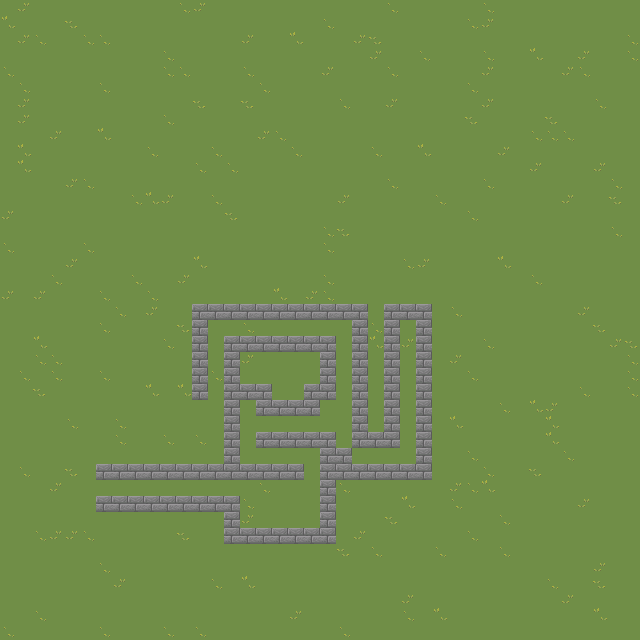

Tiled map render using the project's own tile images. Description and the map definition, with tile-layer contents summarised, below:
An orthogonal 40x40 tile map with 16x16 px tiles, 3 tile layers (sfondo, pavimento, collisioni), 2 tilesets and 1 object.

<map version="1.10" tiledversion="1.11.2" orientation="orthogonal" renderorder="right-down" width="40" height="40" tilewidth="16" tileheight="16" infinite="0" nextlayerid="7" nextobjectid="2">
 <tileset firstgid="1" name="grass" tilewidth="16" tileheight="16" tilecount="10" columns="10">
  <image source="grass.png" width="160" height="16" />
 </tileset>
 <tileset firstgid="11" name="stone" tilewidth="16" tileheight="16" tilecount="1" columns="1">
  <image source="stone.png" width="16" height="16" />
  <tile id="0">
   <properties>
    <property name="solido" type="bool" value="true" />
   </properties>
  </tile>
 </tileset>
 <layer id="6" name="sfondo" width="40" height="40">
  <data>[1600 cells, 0 non-empty, 0 distinct tile ids]</data>
 </layer>
 <layer id="1" name="pavimento" width="40" height="40">
  <data>[1600 cells, 1600 non-empty, 5 distinct tile ids]</data>
 </layer>
 <layer id="2" name="collisioni" width="40" height="40">
  <data>[1600 cells, 116 non-empty, 1 distinct tile ids]</data>
 </layer>
 <objectgroup id="5" name="collisionobjects" />
 <objectgroup id="4" name="eventi">
  <properties>
   <property name="spawnX" type="float" value="5" />
   <property name="spawnY" type="float" value="5" />
  </properties>
  <object id="1" x="98" y="488">
   <properties>
    <property name="eventRadius" type="float" value="1.5" />
    <property name="eventType" value="changeMap" />
    <property name="map" type="int" value="0" />
    <property name="spawnx" type="float" value="0" />
    <property name="spawny" type="float" value="0" />
   </properties>
  </object>
 </objectgroup>
</map>
